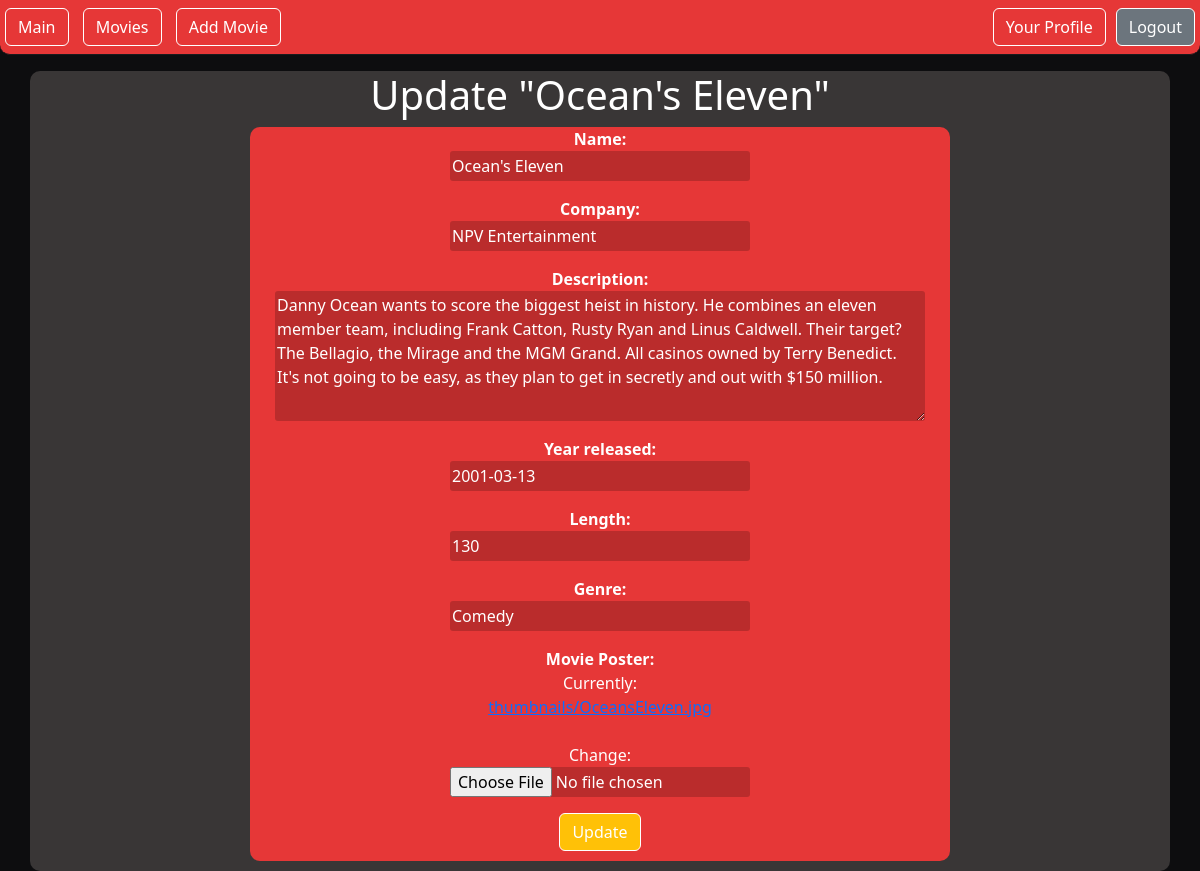
The app's page /cinema/6/update (signed in) with its own data.
### cinema/models.py (models this page shows, shortened)
class Movie(models.Model):
    name = models.CharField(max_length=30)
    company = models.CharField(max_length=30)
    description = models.TextField(max_length=500)
    year_released = models.DateField()
    length = models.IntegerField(default=0)
    genre = models.CharField(max_length=30)
    thumbnail = models.ImageField(upload_to='thumbnails/', verbose_name='Movie Poster')

### cinema/views.py (the view, shortened to what this page needs)
# urls.py: path('<int:pk>/update', views.MovieUpdateView.as_view(), name='movie_update'),
class MovieUpdateView(LoginRequiredMixin, PermissionRequiredMixin, UpdateView):
    model = Movie
    fields = '__all__'
    template_name = 'cinema/pages/movies/CRUD/update.html'
    context_object_name = 'movie'
    permission_required = 'cinema.change_movie'

### cinema/templates/cinema/pages/movies/CRUD/update.html (shortened to what this page needs)
{% extends 'cinema/template.html' %}
{% block content %}
	<div class="container mt-3 text-center movie-update">
		<h1>Update "{{ movie.name }}"</h1>
		<form method="post" enctype="multipart/form-data">
			<div class="d-flex flex-column form align-items-center justify-content-center">
				{% for field in form %}
					<div class="mb-3 d-flex flex-column">
						<label class="form-label-tag">{{ field.label_tag }}</label>
						{{ field }}
					</div>
				{% endfor %}
				<button type="submit" class="btn btn-warning">Update</button>
			</div>
		</form>
	</div>
{% endblock %}

### cinema/static/css/style.css (style rules this page uses)
html, body { height: 100%; margin: 0; padding: 0; background-color: #0D0D0F !important; color: #F5F5F5; }
.container, .container-fluid, .row, .col { background-color: #0D0D0F !important; }
.btn { color: white !important; border: 1px solid white !important; transition: color 0.2s; }
.container { background-color: #393636 !important; border-radius: 10px; color: white; }
.form { background-color: #e63737 !important; width: 700px; border-radius: 10px; margin-bottom: 10px; }
.form input { border: none; background-color: #ba2c2c !important; color: white; width: 300px; height: 30px; border-radius: 3px; }
.form textarea { width: 650px; height: 130px; border: none; background-color: #ba2c2c !important; color: white; border-radius: 3px; }
.form-label-tag { font-weight: 600; }
.movie-update { min-height: 700px; display: flex; flex-direction: column; align-items: center; justify-content: center; }
.form .btn { margin-bottom: 10px; }

### records on screen
Movie: name "Ocean's Eleven", form "Ocean's Eleven" "NPV Entertainment" "Danny Ocean wants to score the biggest heist in history. He combines an eleven member team, including Frank Catton, Rusty Ryan and Linus Caldwell. Their target? The Bellagio, the Mirage and the MGM Grand. All casinos owned by Terry Benedict. It's not going to be easy, as they plan to get in secretly and out with $150 million." "2001-03-13" "130" "Comedy"

### other values on screen
{{ field.label_tag }} "Name:" "Company:" "Description:" "Year released:" "Length:" "Genre:" "Movie Poster:"
